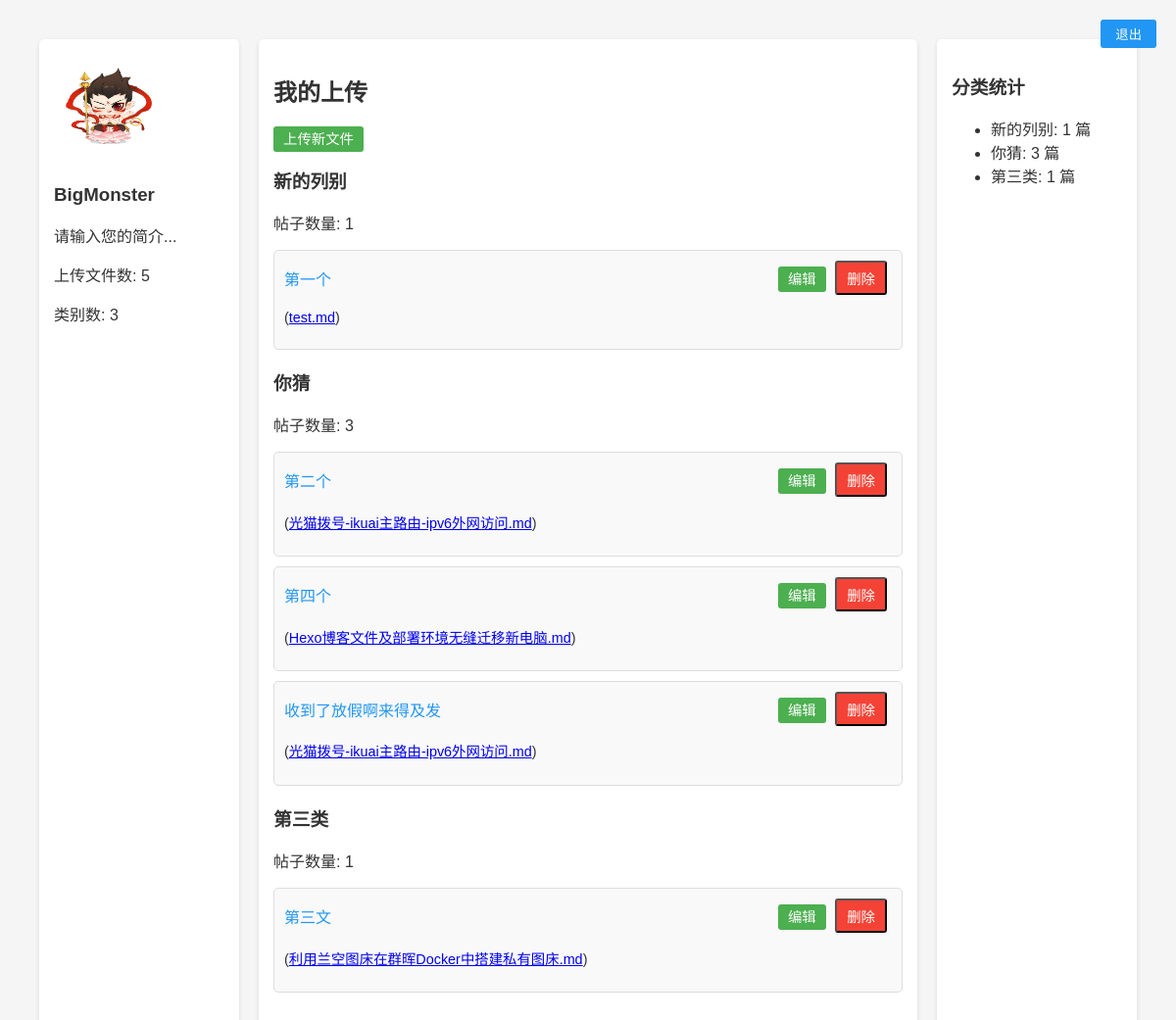
The app's page /dashboard (signed in) with its own data.
### tables this page shows
CREATE TABLE users 
                 (id INTEGER PRIMARY KEY, username TEXT UNIQUE, password TEXT, role TEXT DEFAULT 'user', avatar TEXT, bio TEXT);

CREATE TABLE posts 
                 (id INTEGER PRIMARY KEY, title TEXT, content TEXT, category TEXT, filename TEXT, user_id INTEGER, image_dir TEXT, created_at TIMESTAMP);

### app.py (the view)
@app.route('/dashboard')
def dashboard():
    if 'user_id' not in session:
        return redirect(url_for('login'))
    conn = sqlite3.connect('database.db')
    c = conn.cursor()
    if session.get('role') == 'admin':
        c.execute('''SELECT posts.id, posts.title, posts.content, posts.category, posts.filename, posts.user_id, users.username
                     FROM posts JOIN users ON posts.user_id = users.id''')
    else:
        c.execute('''SELECT posts.id, posts.title, posts.content, posts.category, posts.filename, posts.user_id, users.username
                     FROM posts JOIN users ON posts.user_id = users.id WHERE posts.user_id = ?''',
                  (session['user_id'],))
    posts = c.fetchall()
    total_posts = len(posts)
    categories = {}
    for post in posts:
        category = post[3]
        categories[category] = categories.get(category, 0) + 1
    user_id = session['user_id']  # 确保 user_id 存在
    c.execute('SELECT username, avatar, bio FROM users WHERE id = ?', (user_id,))
    user_info = c.fetchone()
    if user_info:
        username, avatar, bio = user_info
    else:
        username = "未知用户"
        avatar = "default_avatar.jpg"  # 默认头像
        bio = "请输入您的简介..."  # 默认简介
    conn.close()
    categorized_posts = defaultdict(list)
    for post in posts:
        post_id, title, content, category, filename, user_id, username = post
        categorized_posts[category].append({
            'id': post_id,
            'title': title,
            'filename': filename,
            'username': username
        })
    return render_template('dashboard.html', categorized_posts=categorized_posts, role=session.get('role'),
                          username=username, avatar=avatar, bio=bio, total_posts=total_posts, categories=categories)

### templates/dashboard.html (shortened to what this page needs)
{% extends "base.html" %}
{% block content %}
    <div class="container" style="display: flex; flex-direction: row;">
        <div class="sidebar-left">
            <div class="user-profile">
                <img src="{{ url_for('static', filename='avatars/' + (avatar if avatar else 'default_avatar.jpg')) }}" alt="User Avatar">
                <h3>{{ username if username else '未知用户' }}</h3>
                <p>{{ bio if bio else '请输入您的简介...' }}</p>
                <p>上传文件数: {{ total_posts }}</p>
                <p>类别数: {{ categories|length }}</p>
            </div>
        </div>
        <div class="main-content">
            <h2>我的上传 {% if role == 'admin' %}(管理员视图 - 所有用户文件){% endif %}</h2>
            <a href="{{ url_for('upload') }}" class="btn-edit">上传新文件</a>
            {% for category, posts in categorized_posts.items() %}
                <h3>{{ category }}</h3>
                <p>帖子数量: {{ posts|length }}</p>
                <div class="post-cards">
                    {% for post in posts %}
                        <div class="post-card">
                            <div style="display: flex; justify-content: space-between; align-items: center;">
                                <a href="{{ url_for('view_post', post_id=post.id) }}" style="color: #2196F3; text-decoration: none; font-size: 1em;">{{ post.title }}</a>
                                <div>
                                    <a href="{{ url_for('edit_post', post_id=post.id) }}" class="btn-edit" style="font-size: 0.9em;">编辑</a>
                                    <button class="btn-delete" onclick="showDeleteModal({{ post.id }})" style="font-size: 0.9em;">删除</button>
                                </div>
                            </div>
                            <p style="font-size: 0.9em;">(<a href="{{ url_for('view_post', post_id=post.id) }}">{{ post.filename }}</a>)</p>
                        </div>
                    {% endfor %}
                </div>
            {% endfor %}
        </div>
        <div class="sidebar-right">
            <h3>分类统计</h3>
            <ul>
                {% for cat, count in categories.items() %}
                    <li>{{ cat }}: {{ count }} 篇</li>
                {% endfor %}
            </ul>
        </div>
    </div>
{% endblock %}

### templates/base.html (shortened to what this page needs)
<!DOCTYPE html>
<html lang="zh-CN">
<head>
    <link rel="stylesheet" href="{{ url_for('static', filename='style.css') }}">
</head>
<body>
    <nav>
        {% if 'user_id' in session %}
            <button class="logout-btn" onclick="window.location.href='{{ url_for('logout') }}'">退出</button>
        {% else %}
            <a href="{{ url_for('login') }}">登录</a> |
            <a href="{{ url_for('register') }}">注册</a>
        {% endif %}
    </nav>
    <div class="container">
        {% block content %}{% endblock %}
    </div>
</body>
</html>

### static/style.css (style rules this page uses)
body { font-family: Arial, sans-serif; margin: 0; padding: 0; background-color: #f5f5f5; color: #333; overflow-x: hidden; }
.container { width: 100vw; max-width: 100%; margin: 0; padding: 20px; display: flex; gap: 20px; min-height: 100vh; box-sizing: border-box; }
.sidebar-left, .sidebar-right { flex: 1; min-width: 0; max-width: 20%; background-color: #fff; padding: 15px; border-radius: 5px; box-shadow: 0 2px 5px rgba(0,0,0,0.1); position: sticky; top: 20px; height: calc(100vh - 40px); overflow-y: auto; box-sizing: border-box; }
.main-content { flex: 4; min-width: 0; max-width: 60%; background-color: #fff; padding: 15px; border-radius: 5px; box-shadow: 0 2px 5px rgba(0,0,0,0.1); overflow-y: auto; max-height: 100vh; box-sizing: border-box; }
.user-profile img { width: 100px; height: 100px; border-radius: 50%; margin-bottom: 10px; }
.post-card { margin: 10px 0; padding: 10px; border: 1px solid #ddd; border-radius: 5px; background-color: #f9f9f9; }
.btn-edit, .btn-delete { padding: 5px 10px; margin-right: 5px; border-radius: 3px; text-decoration: none; color: #fff; cursor: pointer; font-size: 0.9em; }
.btn-edit { background-color: #4CAF50; }
.btn-delete { background-color: #f44336; }
.logout-btn { position: absolute; top: 20px; right: 20px; padding: 5px 15px; background-color: #2196F3; color: #fff; border: none; border-radius: 3px; cursor: pointer; z-index: 1000; }

### records on screen
users: avatar (placeholder picture), username "BigMonster", bio "请输入您的简介..."
posts: category "新的列别", posts "1", title "第一个", filename "test.md", count "1"
posts: category "你猜", posts "3", title "第二个", filename "光猫拨号-ikuai主路由-ipv6外网访问.md", count "3"
posts: title "第四个", filename "Hexo博客文件及部署环境无缝迁移新电脑.md"
posts: title "收到了放假啊来得及发", filename "光猫拨号-ikuai主路由-ipv6外网访问.md"
posts: category "第三类", posts "1", title "第三文", filename "利用兰空图床在群晖Docker中搭建私有图床.md", user "1"

### other values on screen
{{ total_posts }} "5"
{{ categories|length }} "3"
